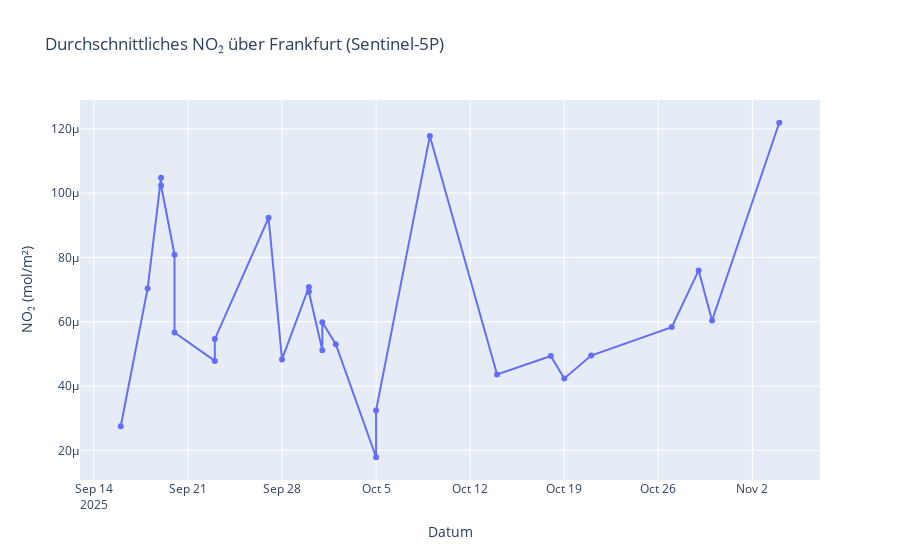

Here is the notebook cell this chart was saved with:
### Code cell
import plotly.express as px

fig = px.line(
    df_no2,
    x="date",
    y="value",
    title="Durchschnittliches NO₂ über Frankfurt (Sentinel-5P)",
    labels={"date": "Datum", "value": "NO₂ (mol/m²)"}
)
fig.update_traces(mode="lines+markers")
fig.show()

### Figure 1 — Plotly figure (JSON) as saved in the notebook; plotly's stock layout.template omitted (floating-point values rounded to 4 significant figures)
{"data": [{"hovertemplate": "Datum=%{x}<br>NO₂ (mol/m²)=%{y}<extra></extra>", "legendgroup": "", "line": {"color": "#636efa", "dash": "solid"}, "marker": {"symbol": "circle"}, "mode": "lines+markers", "name": "", "orientation": "v", "showlegend": false, "type": "scatter", "x": ["2025-09-16T00:00:00.000000000", "2025-09-18T00:00:00.000000000", "2025-09-19T00:00:00.000000000", "2025-09-19T00:00:00.000000000", "2025-09-20T00:00:00.000000000", "2025-09-20T00:00:00.000000000", "2025-09-23T00:00:00.000000000", "2025-09-23T00:00:00.000000000", "2025-09-27T00:00:00.000000000", "2025-09-28T00:00:00.000000000", "2025-09-30T00:00:00.000000000", "2025-09-30T00:00:00.000000000", "2025-10-01T00:00:00.000000000", "2025-10-01T00:00:00.000000000", "2025-10-02T00:00:00.000000000", "2025-10-05T00:00:00.000000000", "2025-10-05T00:00:00.000000000", "2025-10-09T00:00:00.000000000", "2025-10-14T00:00:00.000000000", "2025-10-18T00:00:00.000000000", "2025-10-19T00:00:00.000000000", "2025-10-21T00:00:00.000000000", "2025-10-27T00:00:00.000000000", "2025-10-29T00:00:00.000000000", "2025-10-30T00:00:00.000000000", "2025-11-04T00:00:00.000000000"], "xaxis": "x", "y": [2.751e-05, 7.039e-05, 0.0001048, 0.0001024, 8.087e-05, 5.665e-05, 4.785e-05, 5.463e-05, 9.234e-05, 4.832e-05, 7.084e-05, 6.934e-05, 5.113e-05, 5.984e-05, 5.304e-05, 1.789e-05, 3.245e-05, 0.0001178, 4.36e-05, 4.934e-05, 4.24e-05, 4.952e-05, 5.836e-05, 7.599e-05, 6.041e-05, 0.0001219], "yaxis": "y"}], "layout": {"legend": {"tracegroupgap": 0}, "title": {"text": "Durchschnittliches NO₂ über Frankfurt (Sentinel-5P)"}, "xaxis": {"anchor": "y", "domain": [0, 1], "title": {"text": "Datum"}}, "yaxis": {"anchor": "x", "domain": [0, 1], "title": {"text": "NO₂ (mol/m²)"}}}}
